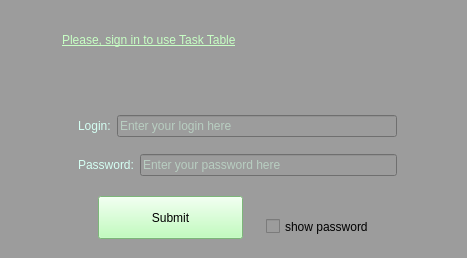
<?xml version="1.0" encoding="UTF-8"?>
<ui version="4.0">
 <class>AuthorizationWindow</class>
 <widget class="QWidget" name="AuthorizationWindow">
  <property name="geometry">
   <rect>
    <x>0</x>
    <y>0</y>
    <width>467</width>
    <height>258</height>
   </rect>
  </property>
  <property name="windowTitle">
   <string>Sign in client table</string>
  </property>
  <property name="styleSheet">
   <string notr="true">background-color: rgb(156, 156, 156);</string>
  </property>
  <widget class="QWidget" name="verticalLayoutWidget">
   <property name="geometry">
    <rect>
     <x>78</x>
     <y>104</y>
     <width>319</width>
     <height>83</height>
    </rect>
   </property>
   <layout class="QVBoxLayout" name="verticalLayout">
    <item>
     <layout class="QHBoxLayout" name="horizontalLayout">
      <item>
       <widget class="QLabel" name="label">
        <property name="styleSheet">
         <string notr="true">font: italic 12pt &quot;Verdana&quot;;
color: rgb(212, 255, 243);</string>
        </property>
        <property name="text">
         <string>Login:</string>
        </property>
       </widget>
      </item>
      <item>
       <widget class="QLineEdit" name="login">
        <property name="styleSheet">
         <string notr="true">color: rgb(211, 255, 229);</string>
        </property>
        <property name="maxLength">
         <number>16</number>
        </property>
        <property name="placeholderText">
         <string>Enter your login here</string>
        </property>
       </widget>
      </item>
     </layout>
    </item>
    <item>
     <layout class="QHBoxLayout" name="horizontalLayout_2">
      <item>
       <widget class="QLabel" name="label_2">
        <property name="styleSheet">
         <string notr="true">font: italic 12pt &quot;Verdana&quot;;
color: rgb(212, 255, 243);</string>
        </property>
        <property name="text">
         <string>Password:</string>
        </property>
       </widget>
      </item>
      <item>
       <widget class="QLineEdit" name="password">
        <property name="styleSheet">
         <string notr="true">color: rgb(211, 255, 229);</string>
        </property>
        <property name="maxLength">
         <number>32</number>
        </property>
        <property name="echoMode">
         <enum>QLineEdit::Password</enum>
        </property>
        <property name="placeholderText">
         <string>Enter your password here</string>
        </property>
       </widget>
      </item>
     </layout>
    </item>
   </layout>
  </widget>
  <widget class="QPushButton" name="button_submit">
   <property name="geometry">
    <rect>
     <x>98</x>
     <y>196</y>
     <width>145</width>
     <height>43</height>
    </rect>
   </property>
   <property name="styleSheet">
    <string notr="true">background-color: rgb(174, 255, 170);
font: 75 italic 14pt &quot;Verdana&quot;;</string>
   </property>
   <property name="text">
    <string>Submit</string>
   </property>
  </widget>
  <widget class="QCheckBox" name="showPassword">
   <property name="geometry">
    <rect>
     <x>266</x>
     <y>218</y>
     <width>131</width>
     <height>17</height>
    </rect>
   </property>
   <property name="text">
    <string>show password</string>
   </property>
  </widget>
  <widget class="QLabel" name="label_3">
   <property name="geometry">
    <rect>
     <x>62</x>
     <y>14</y>
     <width>351</width>
     <height>51</height>
    </rect>
   </property>
   <property name="styleSheet">
    <string notr="true">color: rgb(199, 255, 196);
font: 75 italic 16pt &quot;Verdana&quot;;
text-decoration: underline;</string>
   </property>
   <property name="text">
    <string>Please, sign in to use Task Table</string>
   </property>
  </widget>
 </widget>
 <resources/>
 <connections/>
</ui>
